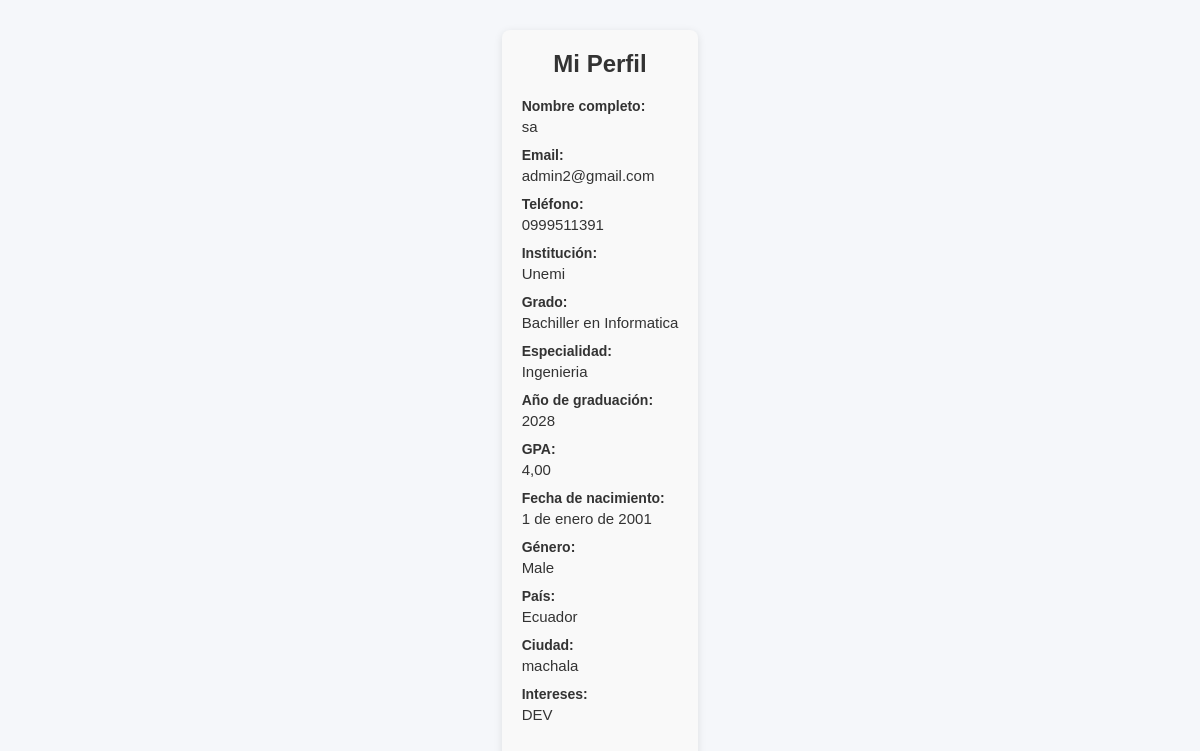
Screenshot of /accounts/perfil/ (signed in) with the database file from the repository.
### accounts/models.py (models this page shows, shortened)
class CustomUser(AbstractUser):
    full_name = models.CharField(max_length=150)
    mobile = models.CharField(max_length=20)
    email = models.EmailField(unique=True)
    institution = models.CharField(max_length=255, blank=True, null=True)
    degree = models.CharField(max_length=100, blank=True, null=True)
    major = models.CharField(max_length=100, blank=True, null=True)
    graduation_year = models.PositiveIntegerField(blank=True, null=True)
    gpa = models.DecimalField(max_digits=3, decimal_places=2, blank=True, null=True)
    date_of_birth = models.DateField(blank=True, null=True)
    GENDER_CHOICES = [
        ('male', 'Male'),
        ('female', 'Female'),
        ('other', 'Other'),
        ('prefer_not_to_say', 'Prefer not to say'),
    ]
    gender = models.CharField(max_length=20, choices=GENDER_CHOICES, blank=True, null=True)
    country = models.CharField(max_length=100, blank=True, null=True)
    city = models.CharField(max_length=100, blank=True, null=True)
    interests = models.CharField(max_length=255, blank=True, null=True)
    profile_picture = models.ImageField(upload_to='profile_pics/', blank=True, null=True)
    avatar = models.CharField(max_length=10, blank=True, null=True)  # Guardamos emoji o código avatar
    ROLE_CHOICES = [
            ('estudiante', 'Estudiante'),
            ('docente', 'Docente'),
            ('administrador', 'Administrador'),
        ]
    role = models.CharField(max_length=20, choices=ROLE_CHOICES, default='estudiante')
    face_folder = models.CharField(max_length=100, blank=True, null=True)  # <- NUEVO CAMPO

### accounts/views.py (the view, shortened to what this page needs)
# urls.py: path('perfil/', views.profile_view, name='profile'),
@login_required
def profile_view(request):
    return render(request, 'accounts/profile.html', {'user': request.user})

### templates/accounts/profile.html (shortened to what this page needs)
{% extends 'accounts/base.html' %}
{% load static %}
{% block content %}
<div class="perfil-container">
    <h2>Mi Perfil</h2>
    <div class="campo">
        <label>Nombre completo:</label>
        <div class="valor">{{ user.full_name }}</div>
    </div>
    <div class="campo">
        <label>Email:</label>
        <div class="valor">{{ user.email }}</div>
    </div>
    <div class="campo">
        <label>Teléfono:</label>
        <div class="valor">{{ user.mobile }}</div>
    </div>
    <div class="campo">
        <label>Institución:</label>
        <div class="valor">{{ user.institution }}</div>
    </div>
    <div class="campo">
        <label>Grado:</label>
        <div class="valor">{{ user.degree }}</div>
    </div>
    <div class="campo">
        <label>Especialidad:</label>
        <div class="valor">{{ user.major }}</div>
    </div>
    <div class="campo">
        <label>Año de graduación:</label>
        <div class="valor">{{ user.graduation_year }}</div>
    </div>
    <div class="campo">
        <label>GPA:</label>
        <div class="valor">{{ user.gpa }}</div>
    </div>
    <div class="campo">
        <label>Fecha de nacimiento:</label>
        <div class="valor">{{ user.date_of_birth }}</div>
    </div>
    <div class="campo">
        <label>Género:</label>
        <div class="valor">
            {% for val, label in user.GENDER_CHOICES %}
                {% if user.gender == val %}
                    {{ label }}
                {% endif %}
            {% endfor %}
        </div>
    </div>
    <div class="campo">
        <label>País:</label>
        <div class="valor">{{ user.country }}</div>
    </div>
    <div class="campo">
        <label>Ciudad:</label>
        <div class="valor">{{ user.city }}</div>
    </div>
    <div class="campo">
        <label>Intereses:</label>
        <div class="valor">{{ user.interests }}</div>
    </div>
</div>
{% endblock %}

### templates/accounts/base.html (shortened to what this page needs)
{% load static %}
<!DOCTYPE html>
<html lang="es">
<head>
    <link rel="stylesheet" href="{% static 'css/styles.css' %}">
</head>
<body>
    {% block content %}
    {% endblock %}
</body>
</html>

### static/css/styles.css (style rules this page uses)
* { margin: 0; padding: 0; box-sizing: border-box; }
body { font-family: -apple-system, BlinkMacSystemFont, 'Segoe UI', Roboto, sans-serif; height: 100vh; display: flex; }
html, body { width: 100%; height: 100%; background-color: #f0f0f5; color: #333; }
body::before { content: ""; position: fixed; top: 0; left: 0; width: 100vw; height: 100vh; background-image: url('/static/img/LOGO.png'); background-repeat: no-repeat; background-position: center center; background-size: contain; filter: blur(10px); opacity: 0.2; z-index: -1; pointer-events: none; }
* { box-sizing: border-box; }
body { font-family: 'Segoe UI', Tahoma, Geneva, Verdana, sans-serif; background: #f5f7fa; margin: 0; padding: 0; color: #333; }

### templates/accounts/profile.html (style rules this page uses)
.perfil-container { max-width: 700px; margin: 30px auto; padding: 20px; background: #f9f9f9; border-radius: 8px; box-shadow: 0 2px 8px rgba(0, 0, 0, 0.1); font-family: Arial, sans-serif; }
.perfil-container h2 { text-align: center; margin-bottom: 20px; }
.perfil-container .campo { margin-top: 12px; }
.perfil-container .campo label { font-weight: bold; font-size: 14px; display: block; }
.perfil-container .campo .valor { margin-top: 4px; font-size: 15px; color: #333; }

### rows the page displays
CustomUser: full_name "sa", email "admin2@gmail.com", mobile "0999511391", institution "Unemi", degree "Bachiller en Informatica", major "Ingenieria", graduation_year "2028", gpa "4,00", date_of_birth "1 de enero de 2001", gender "Male", country "Ecuador", city "machala", interests "DEV"
